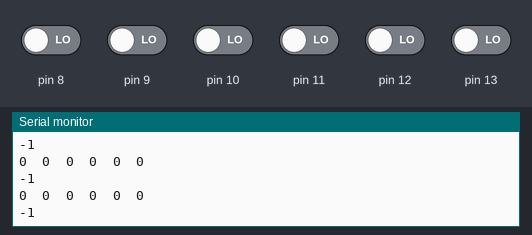
A sketch run on a simulated Arduino Uno, built with avr-gcc and run on an emulated ATmega328P. Shown: the last lines printed to the serial monitor. Inputs (shaded band) come from the test bench; at power-on: pin 8–13 LOW.

Above: at 2.8 s.
2.9 s: pin 8 driven HIGH
At 3.8 s:
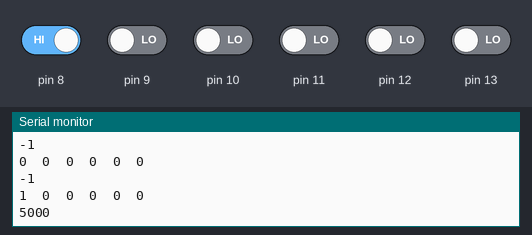
4.4 s: pin 9 driven HIGH
At 5.7 s:
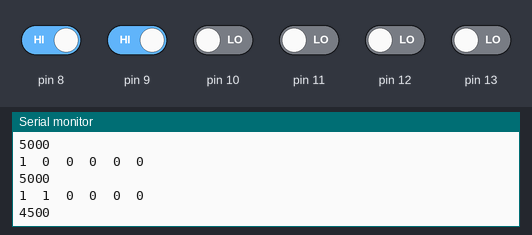
5.9 s: pin 10 driven HIGH
At 6.8 s:
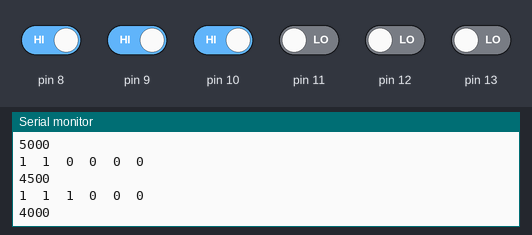
7.4 s: pin 11 driven HIGH
At 8.7 s:
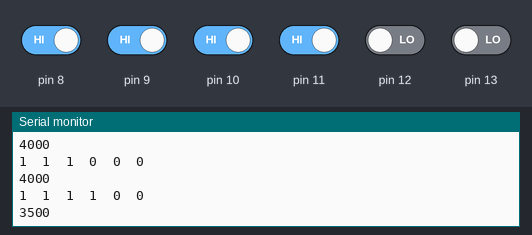
8.9 s: pin 12 driven HIGH
At 9.8 s:
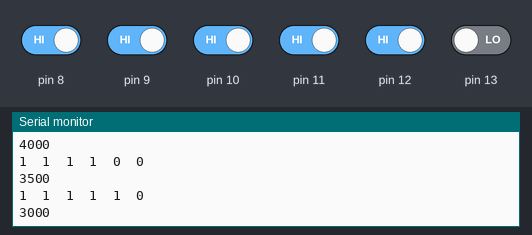
10.4 s: pin 13 driven HIGH
At 11.8 s:
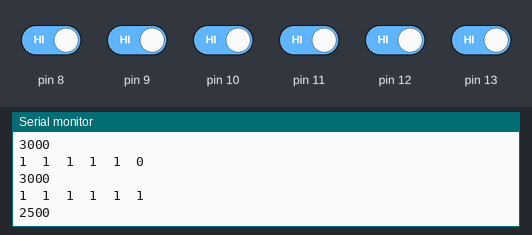
Timing chart, 0 to 12.9 s (numbered marks = the images above; inputs shaded):
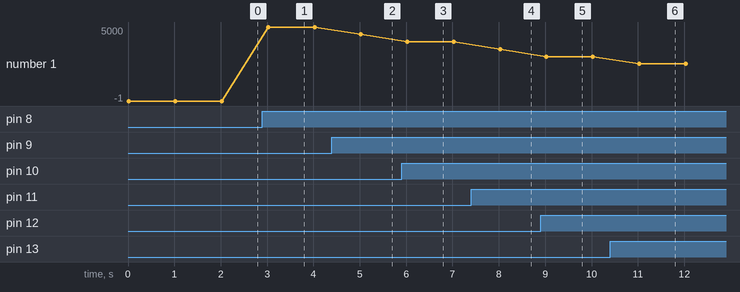

Measured:
- after the input at 2.9 s, the serial monitor: prints a new line after 0.10 s (image 1)
- after the input at 4.4 s, the serial monitor: prints a new line after 0.60 s (image 2)
- after the input at 5.9 s, the serial monitor: prints a new line after 0.10 s (image 3)
- after the input at 7.4 s, the serial monitor: prints a new line after 0.61 s (image 4)
- after the input at 8.9 s, the serial monitor: prints a new line after 0.11 s (image 5)
- after the input at 10.4 s, the serial monitor: prints a new line after 0.61 s (image 6)
- plotted number 1: -1 → 5000 after the input at 2.9 s, 5000 → 4500 after the input at 4.4 s, 4500 → 4000 after the input at 5.9 s, 4000 → 3500 after the input at 7.4 s, 3500 → 3000 after the input at 8.9 s

The sketch:

Ir_Sensor_test.ino
```cpp
int a[6];

void setup() {
  // put your setup code here, to run once:
  Serial.begin(9600);
}

void loop() {
  // put your main code here, to run repeatedly:
  readline();
}

int readline(){
  int t=0;
  for(int i=0;i<6;i++){
    a[i]=digitalRead(8+i);
    Serial.print(a[i]);
    Serial.print("  ");
  }
  Serial.println();
  int v;
  v=(5000*a[0]+4000*a[1]+3000*a[2]+2000*a[3]+1000*a[4]+0*a[5])/ (a[0]+a[1]+a[2]+a[3]+a[4]+a[5]);
  Serial.println(v);
  delay(1000);
  return v;
}
```
